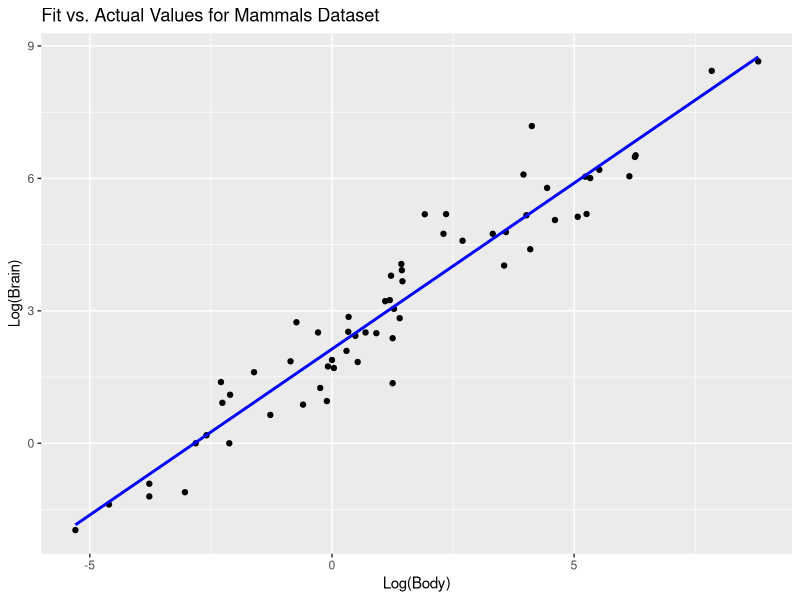

This figure's R source:
# Load necessary libraries
library(MASS)    # For the datasets
library(boot)    # For cross-validation functions
library(ggplot2) # For visualization

# Load the mammals dataset from MASS package
data(mammals, package = "MASS")

# Set up the glm model for the mammals dataset
mammals.glm <- glm(log(brain) ~ log(body), data = mammals)

# Perform leave-one-out cross-validation
cv.err <- cv.glm(mammals, mammals.glm)$delta
print(paste("Leave-one-out CV error:", cv.err))

# Perform 6-fold cross-validation
cv.err.6 <- cv.glm(mammals, mammals.glm, K = 6)$delta
print(paste("6-fold CV error:", cv.err.6))

# As this is a linear model, calculate the leave-one-out cross-validation estimate without extra model-fitting
muhat <- fitted(mammals.glm)
mammals.diag <- glm.diag(mammals.glm)
cv.err.manual <- mean((mammals.glm$y - muhat)^2 / (1 - mammals.diag$h)^2)
print(paste("Manual calculation of LOOCV error:", cv.err.manual))

# Load the nodal dataset from MASS package
data(nodal, package = "MASS")

# Define a cost function appropriate for a binary outcome
cost <- function(r, pi = 0) mean(abs(r - pi) > 0.5)

# Set up the glm model for the nodal dataset using a binomial family
nodal.glm <- glm(r ~ stage + xray + acid, family = binomial, data = nodal)

# Perform leave-one-out cross-validation
cv.err.nodal <- cv.glm(nodal, nodal.glm, cost, K = nrow(nodal))$delta
print(paste("Leave-one-out CV error for nodal data:", cv.err.nodal))

# Perform 11-fold cross-validation
cv.11.err <- cv.glm(nodal, nodal.glm, cost, K = 11)$delta
print(paste("11-fold CV error for nodal data:", cv.11.err))

# Visualization of the fitted model against the actual data for mammals
ggplot(mammals, aes(x = log(body), y = log(brain))) +
  geom_point() +
  geom_smooth(method = "glm", method.args = list(family = "gaussian"), se = FALSE, color = "blue") +
  labs(title = "Fit vs. Actual Values for Mammals Dataset", x = "Log(Body)", y = "Log(Brain)")
